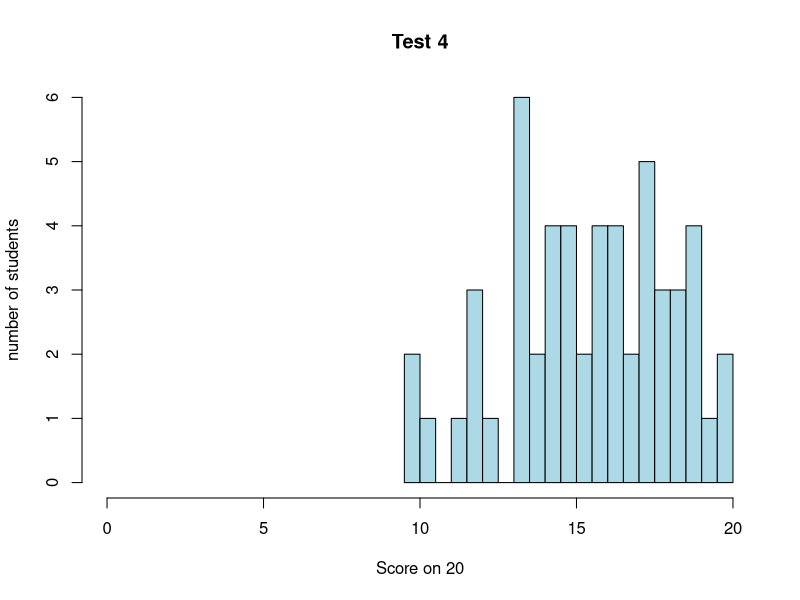
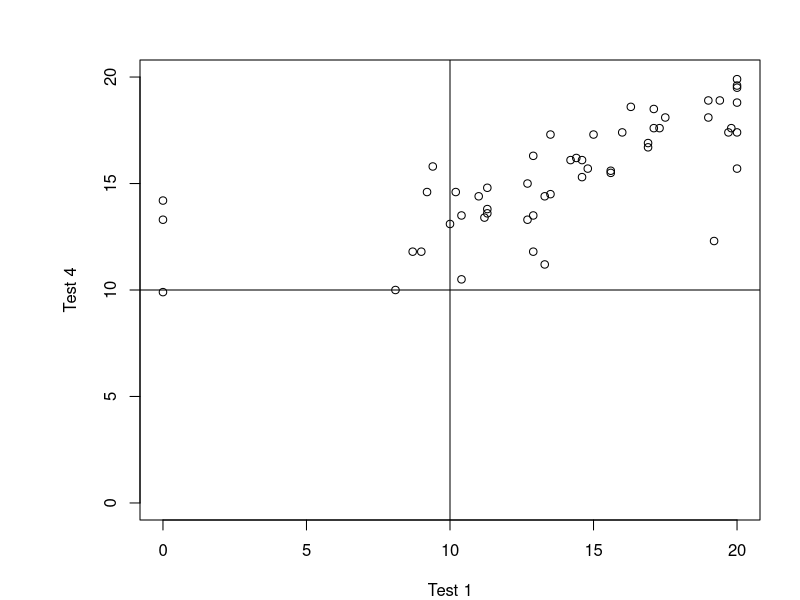
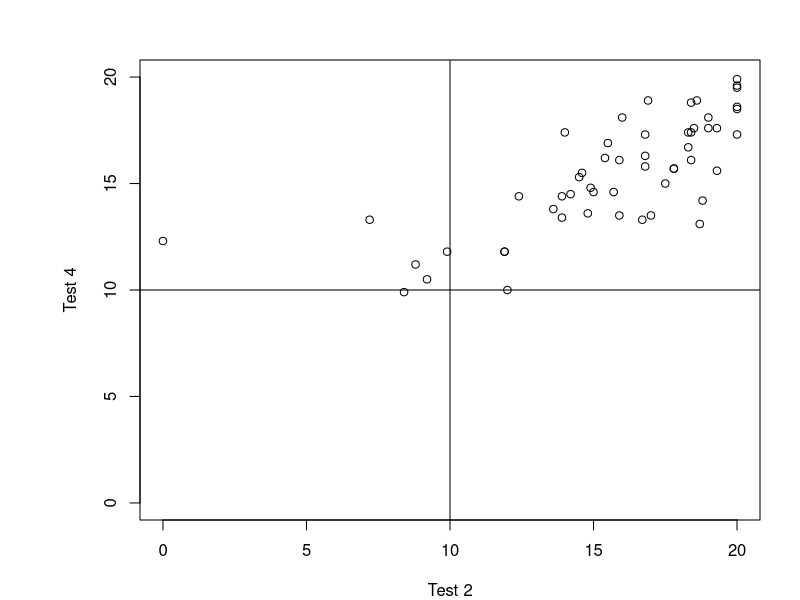
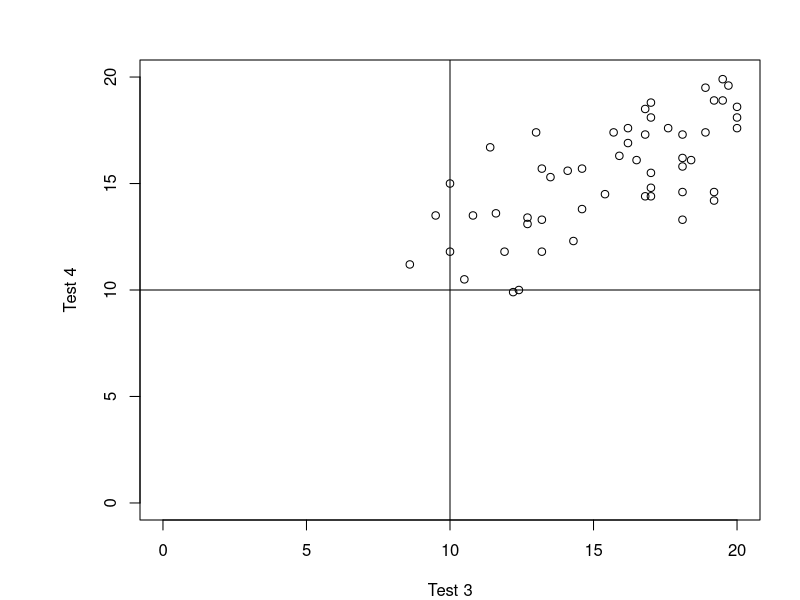
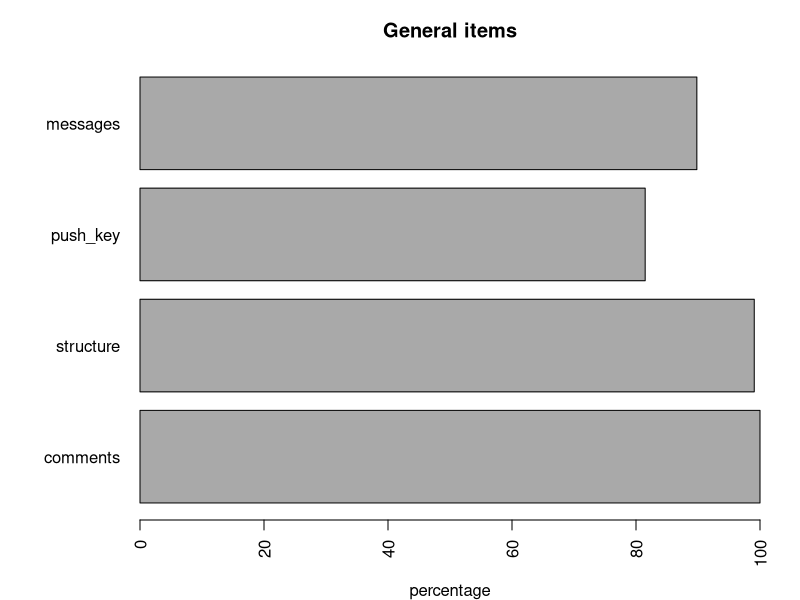
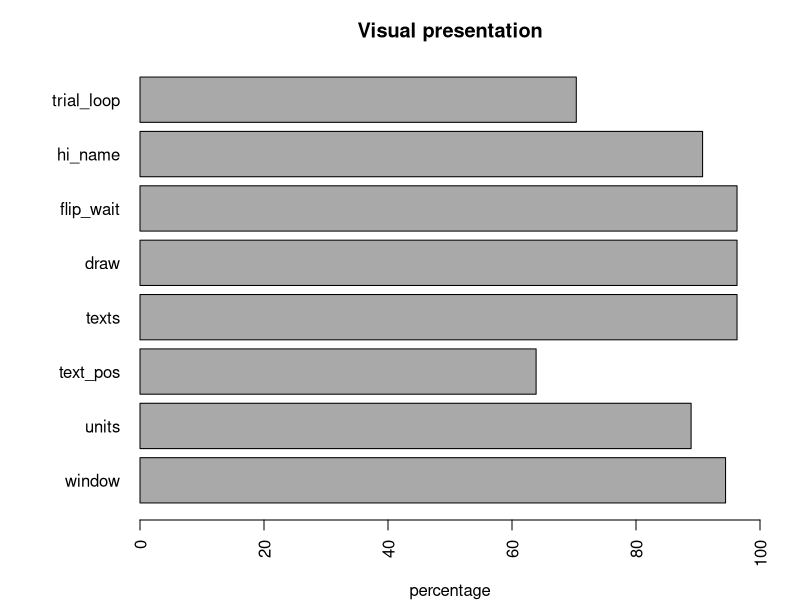
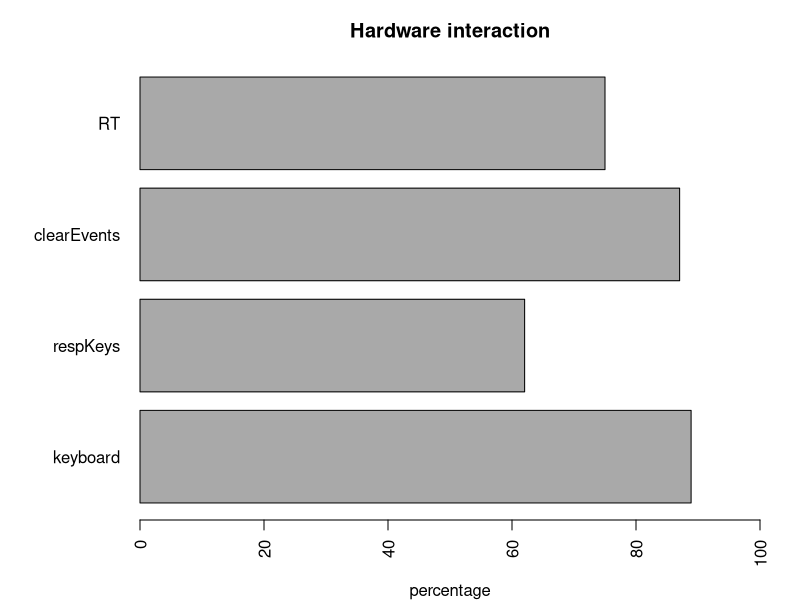
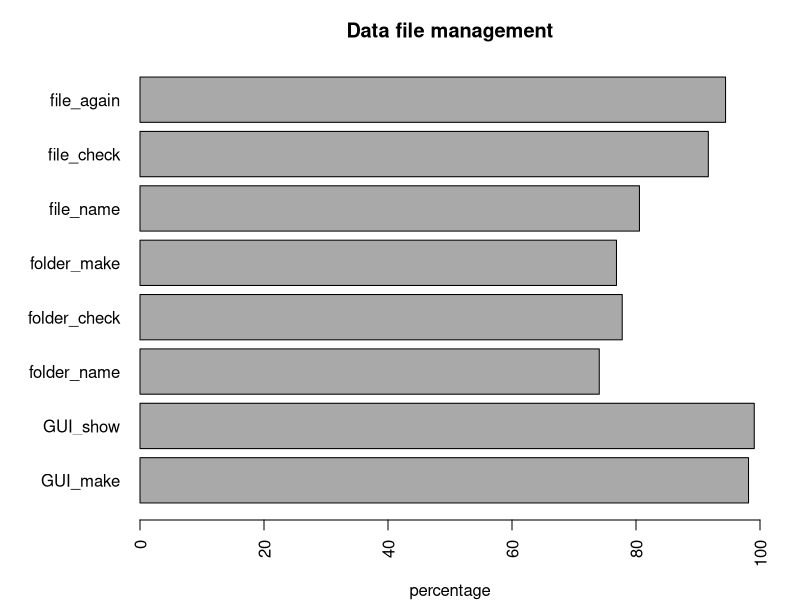

Source code (R) for these figures, in order:
setwd("C:\\Users\\esther\\Documents\\GitHub\\instruments-master\\2018_2019\\Tests\\Test 4 solutions")

data = read.table("IEP scores 20182019 test 4.txt", header = T, sep = "\t")

data = data[,c(1,4:46)]
data = data[-c(1),]
                    
names(data) = c(	"name", "Test1", "Test2", "Test3", "Test4",
			"comments", "structure", "push_key", "messages",
			"window", "units", "text_pos", "texts", "draw", "flip_wait", "hi_name", "trial_loop",
			"keyboard", "respKeys", "clearEvents", "RT",
			"GUI_make", "GUI_show", "folder_name", "folder_check", "folder_make", "file_name", "file_check", "file_again", 
			"file_export", "info_participant", "info_trial", "info_response", "anonymity",
			"blocks_12", "design_3x2", "trials_16", "blockDesign", "congruence", "random", "blocks_8+4", "CorResp",
			"randomBlocks", "crossTable")

tiff("Test 4.tiff", width = 500, height = 500)
	hist(data$Test4, breaks = 30, main = "Test 4", xlab = "Score on 20", ylab = "number of students", col = "lightblue", xlim = c(0,20))
dev.off()

tiff("Test 1 verus Test 4.tiff", width = 500, height = 500)
	par(mar = c(4, 7, 3, 2))
	plot(x = data$Test1, y = data$Test4, xlim = c(0,20), ylim = c(0,20), xlab = "Test 1", ylab = "Test 4")
	abline(h = 10, v = 10)
dev.off()

tiff("Test 2 verus Test 4.tiff", width = 500, height = 500)
	par(mar = c(4, 7, 3, 2))
	plot(x = data$Test2, y = data$Test4, xlim = c(0,20), ylim = c(0,20), xlab = "Test 2", ylab = "Test 4")
	abline(h = 10, v = 10)
dev.off()

tiff("Test 3 verus Test 4.tiff", width = 500, height = 500)
	par(mar = c(4, 7, 3, 2))
	plot(x = data$Test3, y = data$Test4, xlim = c(0,20), ylim = c(0,20), xlab = "Test 3", ylab = "Test 4")
	abline(h = 10, v = 10)
dev.off()

tiff("Test 4.1 General items.tiff", width = 700, height = 500)
	par(mar = c(4, 7, 3, 2))
	barplot(colMeans(data[,c(6:9)], na.rm = T)*100, horiz = T, las = 2, xlim = c(0,100), col = "darkgray", main = "General items", xlab = "percentage")
dev.off()

tiff("Test 4.2 Visual presentation.tiff", width = 700, height = 500)
	par(mar = c(4, 7, 3, 2))
	barplot(colMeans(data[,c(10:17)], na.rm = T)*100, horiz = T, las = 2, xlim = c(0,100), col = "darkgray", main = "Visual presentation", xlab = "percentage")
dev.off()

tiff("Test 4.3 Hardware interaction.tiff", width = 700, height = 500)
	par(mar = c(4, 7, 3, 2))
	barplot(colMeans(data[,c(18:21)], na.rm = T)*100, horiz = T, las = 2, xlim = c(0,100), col = "darkgray", main = "Hardware interaction", xlab = "percentage")
dev.off()

tiff("Test 4.4 Data file management.tiff", width = 700, height = 500)
	par(mar = c(4, 7, 3, 2))
	barplot(colMeans(data[,c(22:29)], na.rm = T)*100, horiz = T, las = 2, xlim = c(0,100), col = "darkgray", main = "Data file management", xlab = "percentage")
dev.off()

tiff("Test 4.5 Data file content.tiff", width = 700, height = 500)
	par(mar = c(4, 7, 3, 2))
	barplot(colMeans(data[,c(30:34)], na.rm = T)*100, horiz = T, las = 2, xlim = c(0,100), col = "darkgray", main = "Data file content", xlab = "percentage")
dev.off()

tiff("Test 4.6 Randomization.tiff", width = 700, height = 500)
	par(mar = c(4, 7, 3, 2))
	barplot(colMeans(data[,c(35:42)], na.rm = T)*100, horiz = T, las = 2, xlim = c(0,100), col = "darkgray", main = "Randomization", xlab = "percentage")
dev.off()

tiff("Test 4.7 Challenge.tiff", width = 700, height = 500)
	par(mar = c(4, 7, 3, 2))
	barplot(colMeans(data[,c(43:44)], na.rm = T)*100, horiz = T, las = 2, xlim = c(0,100), col = "darkgray", main = "Challenge", xlab = "percentage")
dev.off()
